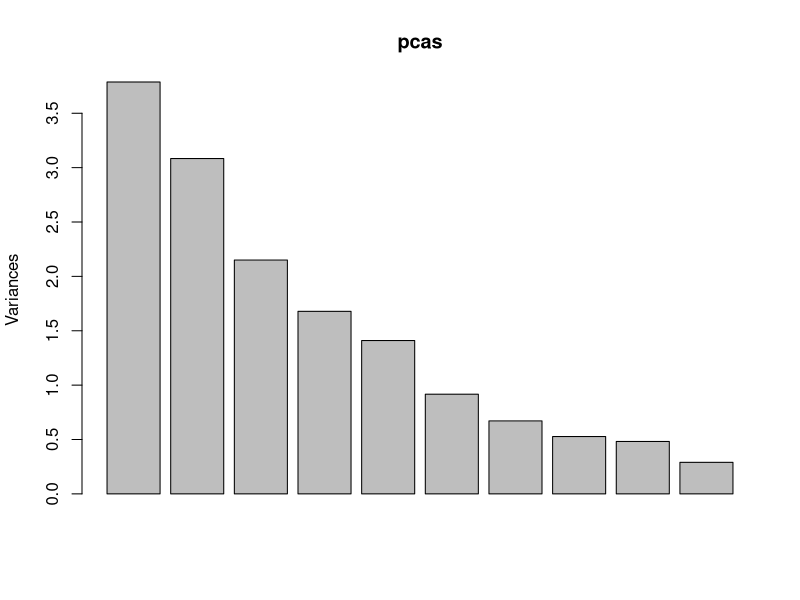

Here is the R script that generated this plot: (Note: this script raises an error after producing the figure.)
## ---- chunk 1
knitr::opts_chunk$set(echo = TRUE)
## ---- chunk 2
library(tidyverse)
library(ggplot2)
library(RColorBrewer)
library(dplyr) 
## ---- chunk 3
df = read_csv("Data/attrsOfAlbsFinal.csv")
df = within(df,  id <- paste(Album, Artist, sep="---"))

head(df)
dfSpotifyOnly = df %>%
  select(id, avgAcousticness, avgDanceability, avgEnergy, avgInstrumentalness, avgLiveness, avgLoudness, avgSpeechiness, avgValence)


dfSpotifyAllMeasures = df %>%
  select(id, avgAcousticness, maxAcousticnessTrack, avgDanceability, maxDanceabilityTrack, rangeEnergy, avgEnergy, maxInstrumentalnessTrack, avgInstrumentalness, avgLiveness, maxLivenessTrack, avgLoudness, rangeLoudness, avgSpeechiness, maxSpeechinessTrack, avgValence, rangeValence)

## ---- chunk 4
pcaOfData = function(df){
  dfSub = df[,-1]
  pcas = prcomp(dfSub, center = TRUE, scale. = TRUE)
  plot(pcas)
  eigs = get_eigenvalue(pcas)
  return (pcas)
}
## ---- chunk 5
pcsSpotifyAll = pcaOfData(dfSpotifyAllMeasures)
pcsSpotifyAll$x
## ---- chunk 6
kMeansPipeline = function(df, numClusts,pcomps){
  dataSub = as.data.frame(df)
  if (!pcomps){
    dataSub = dataSub[,-1]
  }
  wss <- (nrow(dataSub)-1)*sum(apply(dataSub,2,var))
  for (i in 2:50) wss[i] <- sum(kmeans(dataSub,centers=i)$withinss)
  plot(1:50, wss, type="b", xlab="Number of Clusters",
       ylab="Within groups sum of squares")
  
  k <- kmeans(dataSub, numClusts,iter.max=1000)
  clustDf = as.data.frame(df)
  clustDf$cluster = as.factor(k$cluster)
  clustDf = clustDf[order(clustDf$cluster),]
  return(clustDf)
}
## ---- chunk 7
artistClusterCount = function(clusterData){
  artistCounts = clusterData %>%
    separate(id, c("Album", "Artist"), "---") %>%
    select(Artist, cluster) %>%
    group_by(cluster, Artist) %>%
    summarise(countInClusts = n())
  return(artistCounts)
}
## ---- chunk 8
#THIS DOESNT SEEM TO CLUSTER THE 
pcaClusters = kMeansPipeline(data.frame(pcsSpotifyAll$x), 5, TRUE)
plot(pcsSpotifyAll$x[,1:2], col=pcaClusters$clust, pch=16)
## ---- chunk 9
clustsSpotifyMetrics = kMeansPipeline(dfSpotifyOnly, 5, FALSE)
## ---- chunk 10
print(clustsSpotifyMetrics)
artistCount=artistClusterCount(clustsSpotifyMetrics)
print(artistCount)
## ---- chunk 11
wss <- (nrow(pcaSpotifyMetrics$x)-1)*sum(apply(pcaSpotifyMetrics$x,2,var))
for (i in 2:50) wss[i] <- sum(kmeans(pcaSpotifyMetrics$x,
                                     centers=i)$withinss)
plot(1:50, wss, type="b", xlab="Number of Clusters",
     ylab="Within groups sum of squares")

k <- kmeans(pcaSpotifyMetrics$x, 11,iter.max=1000)
pcaSpotifyMetrics$x$cluster = as.factor(k$cluster)
